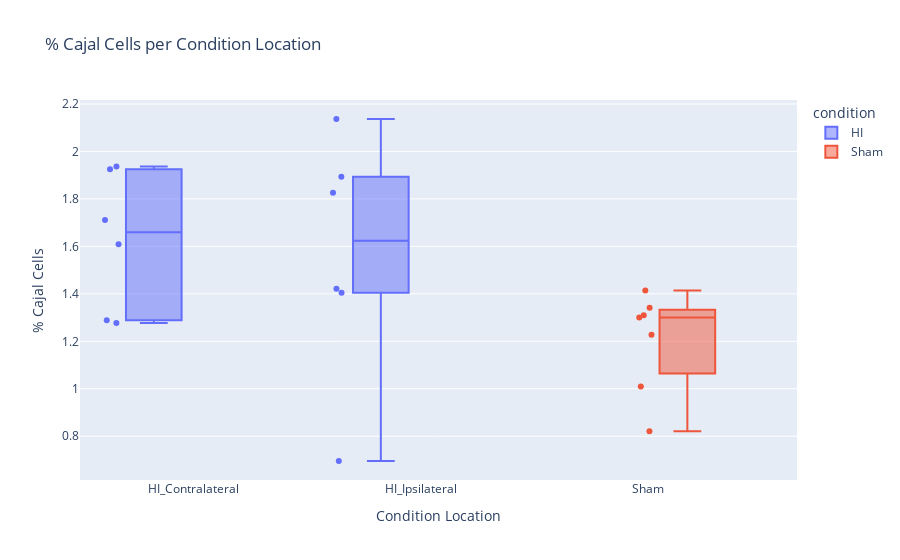

Notebook code cell kept with this figure:
### Code cell
fig = px.box(
    df,
    x="condition_location",
    y="%_cajal_cells",
    color="condition",
    points="all",
    hover_data=[df.index, "filename", "mouse_id"],
    title="% Cajal Cells per Condition Location",
    labels={"%_cajal_cells": "% Cajal Cells", "condition_location": "Condition Location"}
)

# Display the plot
fig.show()

### Figure 1 — Plotly figure (JSON) as saved in the notebook; plotly's stock layout.template omitted (floating-point values rounded to 4 significant figures)
{"data": [{"alignmentgroup": "True", "boxpoints": "all", "customdata": [[0, "HI 1 Contralateral Mouse 8 Slide09 GAD67green NeuNpink Reelinred 40x 4x4 technical replica 1", 8], [1, "HI 1 Contralateral Mouse 8 Slide09 GAD67green NeuNpink Reelinred 40x 4x4 technical replica 2", 8], [2, "HI 1 Ipsilateral Mouse 8 Slide16 GAD67green NeuNpink Reelinred 40x 4x4 technical replica 1", 8], [3, "HI 1 Ipsilateral Mouse 8 Slide16 GAD67green NeuNpink Reelinred 40x 4x4 technical replica 2", 8], [4, "HI 2 Contralateral Mouse 10 Slide08 GAD67green NeuNpink Reelinred 40x 4x4 technical replica 1", 10], [5, "HI 2 Contralateral Mouse 10 Slide08 GAD67green NeuNpink Reelinred 40x 4x4 technical replica 2", 10], [6, "HI 2 Ipsilateral Mouse 10 Slide08 GAD67green NeuNpink Reelinred 40x 4x4 technical replica 1", 10], [7, "HI 2 Ipsilateral Mouse 10 Slide08 GAD67green NeuNpink Reelinred 40x 4x4 technical replica 2", 10], [8, "HI 3 Contralateral Mouse 11 Slide09 GAD67green NeuNpink Reelinred 40x 4x4 technical replica 1", 11], [9, "HI 3 Contralateral Mouse 11 Slide09 GAD67green NeuNpink Reelinred 40x 4x4 technical replica 2", 11], [10, "HI 3 Ipsilateral Mouse 11 Slide09 GAD67green NeuNpink Reelinred 40x 4x4 technical replica 1", 11], [11, "HI 3 Ipsilateral Mouse 11 Slide09 GAD67green NeuNpink Reelinred 40x 4x4 technical replica 2", 11]], "hovertemplate": "condition=HI<br>Condition Location=%{x}<br>% Cajal Cells=%{y}<br>index=%{customdata[0]}<br>filename=%{customdata[1]}<br>mouse_id=%{customdata[2]}<extra></extra>", "legendgroup": "HI", "marker": {"color": "#636efa"}, "name": "HI", "notched": false, "offsetgroup": "HI", "orientation": "v", "showlegend": true, "type": "box", "x": ["HI_Contralateral", "HI_Contralateral", "HI_Ipsilateral", "HI_Ipsilateral", "HI_Contralateral", "HI_Contralateral", "HI_Ipsilateral", "HI_Ipsilateral", "HI_Contralateral", "HI_Contralateral", "HI_Ipsilateral", "HI_Ipsilateral"], "x0": " ", "xaxis": "x", "y": [1.711, 1.609, 1.894, 0.6957, 1.925, 1.937, 1.405, 2.137, 1.277, 1.289, 1.422, 1.826], "y0": " ", "yaxis": "y"}, {"alignmentgroup": "True", "boxpoints": "all", "customdata": [[13, "Sham 1 Contralateral Mouse 6 Slide09 GAD67green NeuNpink Reelinred 40x 4x4 technical replica 2", 6], [14, "Sham 1 Ipsilateral Mouse 6 Slide09 GAD67green NeuNpink Reelinred 40x 4x4 technical replica 1", 6], [15, "Sham 1 Ipsilateral Mouse 6 Slide09 GAD67green NeuNpink Reelinred 40x 4x4 technical replica 2", 6], [16, "Sham 2 Contralateral Mouse 7 Slide12 GAD67green NeuNpink Reelinred 40x 4x4 technical replica 1", 7], [17, "Sham 2 Contralateral Mouse 7 Slide12 GAD67green NeuNpink Reelinred 40x 4x4 technical replica 2", 7], [18, "Sham 2 Ipsilateral Mouse 7 Slide12 GAD67green NeuNpink Reelinred 40x 4x4 technical replica 1", 7], [19, "Sham 2 Ipsilateral Mouse 7 Slide12 GAD67green NeuNpink Reelinred 40x 4x4 technical replica 2", 7]], "hovertemplate": "condition=Sham<br>Condition Location=%{x}<br>% Cajal Cells=%{y}<br>index=%{customdata[0]}<br>filename=%{customdata[1]}<br>mouse_id=%{customdata[2]}<extra></extra>", "legendgroup": "Sham", "marker": {"color": "#EF553B"}, "name": "Sham", "notched": false, "offsetgroup": "Sham", "orientation": "v", "showlegend": true, "type": "box", "x": ["Sham", "Sham", "Sham", "Sham", "Sham", "Sham", "Sham"], "x0": " ", "xaxis": "x", "y": [1.414, 1.31, 0.8209, 1.341, 1.01, 1.301, 1.227], "y0": " ", "yaxis": "y"}], "layout": {"boxmode": "group", "legend": {"title": {"text": "condition"}, "tracegroupgap": 0}, "title": {"text": "% Cajal Cells per Condition Location"}, "xaxis": {"anchor": "y", "domain": [0, 1], "title": {"text": "Condition Location"}}, "yaxis": {"anchor": "x", "domain": [0, 1], "title": {"text": "% Cajal Cells"}}}}
